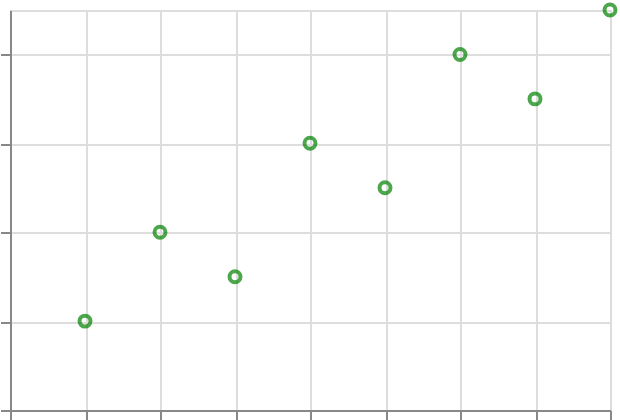

Express this chart as Vega-Lite.
### Vega-Lite specification from a JSON file in a GitHub repository (floating-point values rounded to 4 significant figures)
{"$schema": "https://vega.github.io/schema/vega-lite/v6.json", "padding": 5, "autosize": "none", "width": 300, "height": 200, "data": {"name": "table", "values": [{"c": "A", "g": "p", "x": 1, "y": 2, "v": 5, "t": "2024-01-15", "o": {"v": 3}, "IMDB Rating": 6.1, "d": "x1"}, {"c": "B", "g": "q", "x": 2, "y": 4, "v": 9, "t": "2024-02-20", "o": {"v": 7}, "IMDB Rating": 7.4, "d": "x2"}, {"c": "A", "g": "q", "x": 3, "y": 3, "v": 2, "t": "2024-03-05", "o": {"v": 1}, "IMDB Rating": 5.2, "d": "x1"}, {"c": "C", "g": "p", "x": 4, "y": 6, "v": 7, "t": "2024-05-30", "o": {"v": 4}, "IMDB Rating": 8.8, "d": "x3"}, {"c": "B", "g": "p", "x": 5, "y": 5, "v": 4, "t": "2024-07-11", "o": {"v": 9}, "IMDB Rating": 6.9, "d": "x2"}, {"c": "C", "g": "q", "x": 6, "y": 8, "v": 6, "t": "2024-09-02", "o": {"v": 2}, "IMDB Rating": 7.7, "d": "x3"}, {"c": "A", "g": "p", "x": 7, "y": 7, "v": 8, "t": "2024-11-25", "o": {"v": 5}, "IMDB Rating": 4.4, "d": "x1"}, {"c": "B", "g": "q", "x": 8, "y": 9, "v": 3, "t": "2024-12-31", "o": {"v": 8}, "IMDB Rating": 9.1, "d": "x2"}]}, "mark": "point", "encoding": {"x": {"field": "x", "type": "quantitative"}, "y": {"field": "y", "type": "quantitative"}, "color": {"value": "green"}}}
